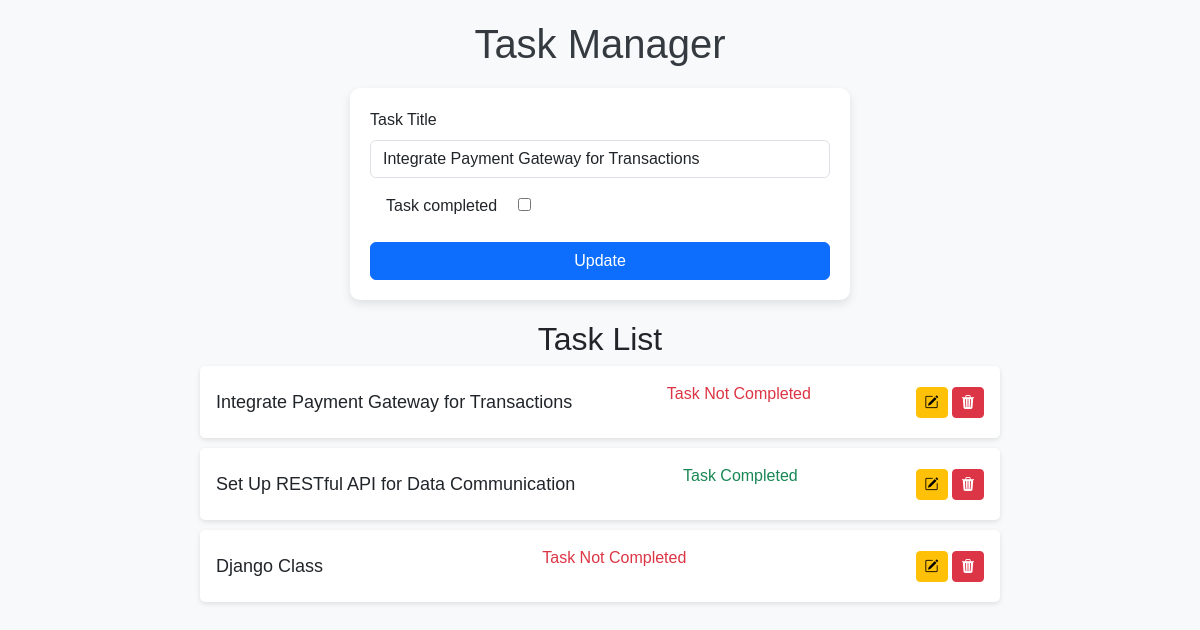
The app's page /23/ with its own data.
### tasks/models.py (models this page shows, shortened)
class Task(models.Model):
    title=models.CharField(max_length=100)
    completed = models.BooleanField(default=False)
    created = models.DateTimeField(auto_now_add=True)

### tasks/views.py (the view)
# urls.py: path('',index,name=''),
def index(request, pk=None ):
    tasks = Task.objects.all()
    form = Taskform()
    update_mode = False
    if pk:
        task =Task.objects.get(id=pk)
        form = Taskform(instance=task)
        update_mode = True
        if request.method == 'POST':
            form = Taskform(request.POST, instance=task)
            if form.is_valid():
                form.save()
                return redirect('/')
    elif request.method == 'POST':
        form = Taskform(request.POST)
        if form.is_valid():
            form.save()
            return redirect('/')
    context = {'tasks': tasks,'form': form,'update_mode': update_mode,}
    return render(request, 'index.html', context)

### tasks/forms.py
class Taskform(forms.ModelForm):
    title = forms.CharField(
        widget=forms.TextInput(attrs={
            'class': 'form-control',  # Bootstrap class for input fields
            'placeholder': 'Add new task'  # Placeholder text
        })
    )
    class Meta:
        model = Task
        fields = '__all__'
        widgets = {
            'other_field_name': forms.TextInput(attrs={'class': 'form-control'}),  # Add for other fields if needed
        }

### tasks/templates/index.html (shortened to what this page needs)
<!DOCTYPE html>
<html lang="en">
<head>
    <link href="https://cdn.jsdelivr.net/npm/bootstrap@5.3.0/dist/css/bootstrap.min.css" rel="stylesheet">
    <link rel="stylesheet" href="https://cdn.jsdelivr.net/npm/bootstrap-icons@1.11.3/font/bootstrap-icons.min.css">
</head>
<body>
    <h1>Task Manager</h1>
    <div class="task-form">
        <form action="" method="POST">
            <div class="mb-3">
                <label for="taskTitle" class="form-label">Task Title</label>
                    {{form.title}}
                <label for="taskcompleted" class="form-label mt-3 mx-3">Task completed</label>
                    {{form.completed}}
            </div>
            <button type="submit" class="btn btn-primary w-100">{{ update_mode|yesno:"Update,Add Task" }}</button>
        </form>
    </div>
    <div class="task-list">
        <h2 class="text-center">Task List</h2>
        {% for task in tasks %}
        <div class="task-item p-3">
            <h3>{{ task.title }}</h3>
            <div id="completed">
                <p>
                    {% if task.completed %}
                    <span class="text-success">Task Completed</span>
                    {% else %}
                    <span class="text-danger">Task Not Completed</span>
                    {% endif %}
                </p>
            </div>
            <div>
                <a href="{% url 'update' task.id %}" class="btn btn-sm btn-warning"><i class="bi bi-pencil-square"></i> </a>
                <button class="btn btn-sm btn-danger" onclick="showDeleteConfirmation('{{ task.id }}', '{{ task.title }}')"><i class="bi bi-trash3-fill"></i></button>
            </div>
        </div>
        {% endfor %}
    </div>
</body>
</html>

### tasks/templates/index.html (style rules this page uses)
body { background-color: #f8f9fa; font-family: Arial, sans-serif; }
h1 { color: #343a40; text-align: center; margin-top: 20px; }
.task-form { max-width: 500px; margin: 20px auto; background: #ffffff; padding: 20px; border-radius: 10px; box-shadow: 0px 4px 10px rgba(0, 0, 0, 0.1); }
.task-list { max-width: 800px; margin: 20px auto; }
.task-item { background: #ffffff; margin-bottom: 10px; padding: 10px 15px; border-radius: 5px; box-shadow: 0px 2px 5px rgba(0, 0, 0, 0.1); display: flex; justify-content: space-between; align-items: center; }
.task-item h3 { margin: 0; font-size: 18px; }
.task-item a { margin-left: 10px; }

### records on screen
Task: title "Integrate Payment Gateway for Transactions", shows "Task Not Completed"
Task: title "Set Up RESTful API for Data Communication", completed "Task Completed"
Task: title "Django Class", completed "Task Not Completed"

### other values on screen
{{ update_mode|yesno:"Update,Add Task" }} "Update"
